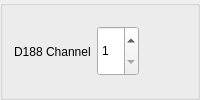
                   <widget class="QGroupBox" name="groupBox">
                    <property name="layoutDirection">
                     <enum>Qt::LayoutDirection::LeftToRight</enum>
                    </property>
                    <property name="title">
                     <string/>
                    </property>
                    <property name="alignment">
                     <set>Qt::AlignmentFlag::AlignLeading|Qt::AlignmentFlag::AlignLeft|Qt::AlignmentFlag::AlignVCenter</set>
                    </property>
                    <layout class="QHBoxLayout" name="horizontalLayout_2">
                     <item>
                      <widget class="QLabel" name="label_2">
                       <property name="maximumSize">
                        <size>
                         <width>100</width>
                         <height>16777215</height>
                        </size>
                       </property>
                       <property name="layoutDirection">
                        <enum>Qt::LayoutDirection::RightToLeft</enum>
                       </property>
                       <property name="text">
                        <string>D188 Channel</string>
                       </property>
                       <property name="alignment">
                        <set>Qt::AlignmentFlag::AlignLeading|Qt::AlignmentFlag::AlignLeft|Qt::AlignmentFlag::AlignVCenter</set>
                       </property>
                      </widget>
                     </item>
                     <item>
                      <widget class="QSpinBox" name="spinBox_7">
                       <property name="maximumSize">
                        <size>
                         <width>60</width>
                         <height>50</height>
                        </size>
                       </property>
                       <property name="minimum">
                        <number>1</number>
                       </property>
                       <property name="maximum">
                        <number>8</number>
                       </property>
                      </widget>
                     </item>
                     <item>
                      <widget class="QWidget" name="widget" native="true"/>
                     </item>
                    </layout>
                   </widget>
